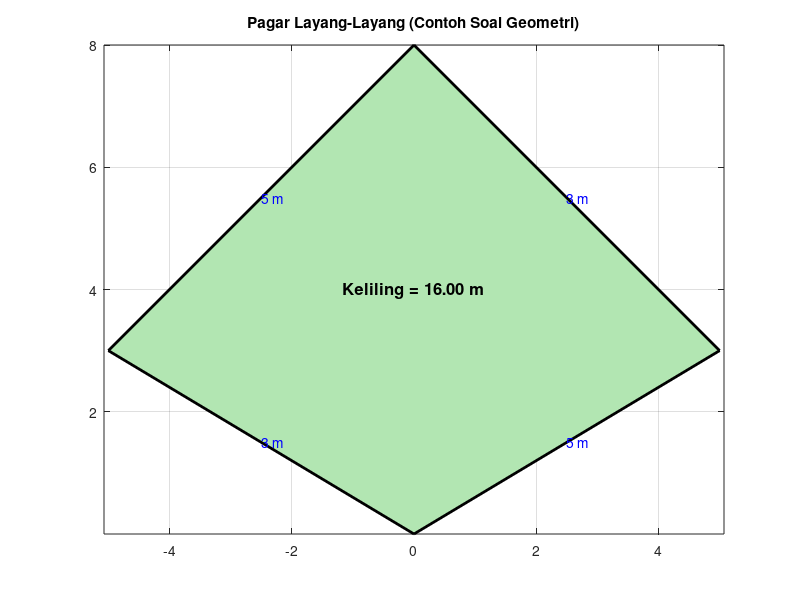

MATLAB code to generate this figure:
% Menentukan berapa meter kawat yang dibutuhkan untuk pagar berbentuk layang-layang
% Panjang sisi layang-layang (misalnya sisi 1 dan sisi 2)
sisi1 = 5; % panjang sisi 1 (misalnya 5 meter)
sisi2 = 3; % panjang sisi 2 (misalnya 3 meter)

% Keliling layang-layang (2 pasang sisi)
keliling = 2 * (sisi1 + sisi2);

fprintf('Jumlah kawat yang dibutuhkan: %.2f meter\n', keliling);

% ======= Gambar layang-layang =======
% Tentukan titik-titik layang-layang
% Asumsikan layang-layang simetris di sekitar sumbu y
x = [0, sisi1, 0, -sisi1, 0];    % titik 1 ke 5 dan kembali ke titik 1
y = [0, sisi2, sisi2+sisi1, sisi2, 0];  % buat bentuk layang-layang

figure;
fill(x, y, [0.7 0.9 0.7]); % warna hijau muda
hold on;
plot(x, y, 'k-', 'LineWidth', 2); % garis tepi layang-layang
axis equal;
grid on;
title('Pagar Layang-Layang (Contoh Soal Geometri)');

% Tampilkan total kawat di tengah layang-layang
text(0, (max(y)+min(y))/2, ...
    sprintf('Keliling = %.2f m', keliling), ...
    'HorizontalAlignment', 'center', 'FontSize', 12, 'FontWeight', 'bold');

% Anotasi sisi
for i = 1:4
    x_mid = (x(i) + x(i+1))/2;
    y_mid = (y(i) + y(i+1))/2;
    if mod(i,2) == 1
        teks = sprintf('%.0f m', sisi1);
    else
        teks = sprintf('%.0f m', sisi2);
    end
    text(x_mid, y_mid, teks, 'FontSize', 10, 'Color', 'blue');
end

hold off;

